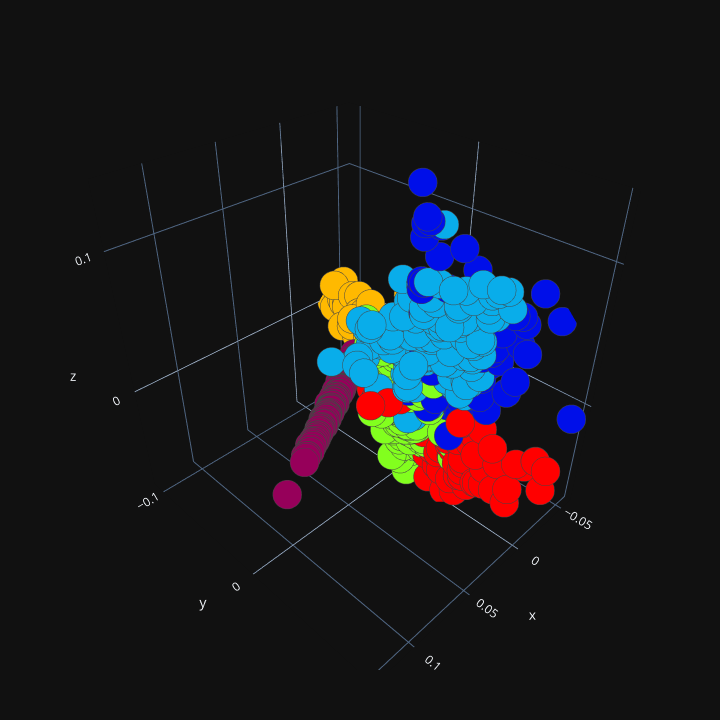

Notebook code for this chart:
### Code cell
lle_3d=LocallyLinearEmbedding(
        n_neighbors=n_neighbors, n_components=3, method="standard"
    )
X_lle_3d=lle_3d.fit(X)
X_lle_3d=lle_3d.fit_transform(X)
plot_3d_clustering(X_lle_3d, "", "LLE")

### Figure 1 — Plotly figure (JSON) as saved in the notebook; plotly's stock layout.template omitted (floating-point values rounded to 4 significant figures; data arrays with more than 128 entries replaced by an {"elided": "..."} marker saying what was removed)
{"data": [{"marker": {"color": {"elided": "1083 int values"}, "colorscale": [[0, "rgb(150,0,90)"], [0.125, "rgb(0,0,200)"], [0.25, "rgb(0,25,255)"], [0.375, "rgb(0,152,255)"], [0.5, "rgb(44,255,150)"], [0.625, "rgb(151,255,0)"], [0.75, "rgb(255,234,0)"], [0.875, "rgb(255,111,0)"], [1, "rgb(255,0,0)"]], "line": {"width": 1}, "opacity": 1, "size": 10}, "mode": "markers", "text": {"elided": "1083 int values"}, "type": "scatter3d", "x": {"elided": "1083 float values"}, "y": {"elided": "1083 float values"}, "z": {"elided": "1083 float values"}}], "layout": {"height": 720, "margin": {"b": 50, "l": 50, "r": 50, "t": 50}, "width": 720}}
